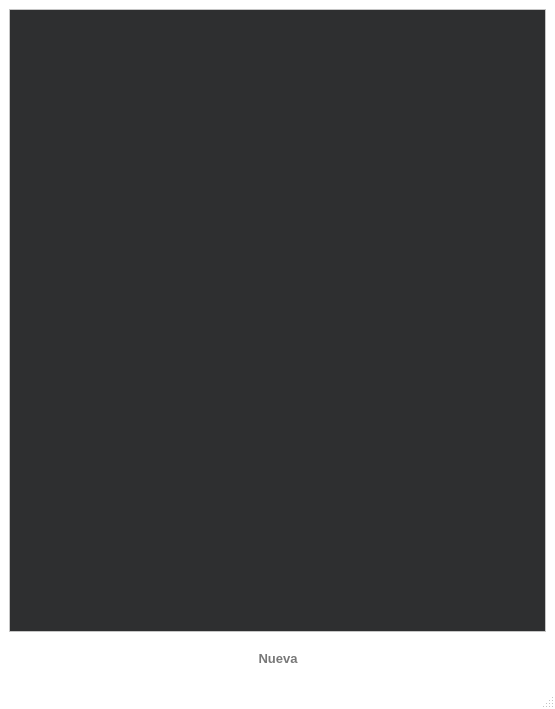
<?xml version="1.0" encoding="UTF-8"?>
<ui version="4.0">
 <class>Screen_Table_Marcas</class>
 <widget class="QMainWindow" name="Screen_Table_Marcas">
  <property name="geometry">
   <rect>
    <x>0</x>
    <y>0</y>
    <width>555</width>
    <height>709</height>
   </rect>
  </property>
  <property name="palette">
   <palette>
    <active>
     <colorrole role="Base">
      <brush brushstyle="SolidPattern">
       <color alpha="255">
        <red>46</red>
        <green>47</green>
        <blue>48</blue>
       </color>
      </brush>
     </colorrole>
     <colorrole role="Window">
      <brush brushstyle="SolidPattern">
       <color alpha="255">
        <red>255</red>
        <green>255</green>
        <blue>255</blue>
       </color>
      </brush>
     </colorrole>
    </active>
    <inactive>
     <colorrole role="Base">
      <brush brushstyle="SolidPattern">
       <color alpha="255">
        <red>46</red>
        <green>47</green>
        <blue>48</blue>
       </color>
      </brush>
     </colorrole>
     <colorrole role="Window">
      <brush brushstyle="SolidPattern">
       <color alpha="255">
        <red>255</red>
        <green>255</green>
        <blue>255</blue>
       </color>
      </brush>
     </colorrole>
    </inactive>
    <disabled>
     <colorrole role="Base">
      <brush brushstyle="SolidPattern">
       <color alpha="255">
        <red>255</red>
        <green>255</green>
        <blue>255</blue>
       </color>
      </brush>
     </colorrole>
     <colorrole role="Window">
      <brush brushstyle="SolidPattern">
       <color alpha="255">
        <red>255</red>
        <green>255</green>
        <blue>255</blue>
       </color>
      </brush>
     </colorrole>
    </disabled>
   </palette>
  </property>
  <property name="windowTitle">
   <string>MainWindow</string>
  </property>
  <widget class="QWidget" name="centralwidget">
   <layout class="QVBoxLayout" name="verticalLayout">
    <item>
     <widget class="QTableView" name="tableView">
      <property name="styleSheet">
       <string notr="true">font: 10pt &quot;Segoe UI&quot;;</string>
      </property>
     </widget>
    </item>
    <item>
     <layout class="QHBoxLayout" name="horizontalLayout">
      <item>
       <spacer name="horizontalSpacer">
        <property name="orientation">
         <enum>Qt::Horizontal</enum>
        </property>
        <property name="sizeHint" stdset="0">
         <size>
          <width>40</width>
          <height>20</height>
         </size>
        </property>
       </spacer>
      </item>
      <item>
       <widget class="QPushButton" name="pb_nueva">
        <property name="minimumSize">
         <size>
          <width>130</width>
          <height>40</height>
         </size>
        </property>
        <property name="maximumSize">
         <size>
          <width>130</width>
          <height>40</height>
         </size>
        </property>
        <property name="font">
         <font>
          <family>Segoe UI</family>
          <pointsize>10</pointsize>
          <weight>75</weight>
          <bold>true</bold>
         </font>
        </property>
        <property name="styleSheet">
         <string notr="true">border-radius: 10px;
color:rgb(120, 120, 120);</string>
        </property>
        <property name="text">
         <string>Nueva</string>
        </property>
        <property name="icon">
         <iconset resource="assets.qrc">
          <normaloff>:/icons/plus_blue.png</normaloff>:/icons/plus_blue.png</iconset>
        </property>
        <property name="iconSize">
         <size>
          <width>20</width>
          <height>20</height>
         </size>
        </property>
       </widget>
      </item>
      <item>
       <spacer name="horizontalSpacer_2">
        <property name="orientation">
         <enum>Qt::Horizontal</enum>
        </property>
        <property name="sizeHint" stdset="0">
         <size>
          <width>40</width>
          <height>20</height>
         </size>
        </property>
       </spacer>
      </item>
     </layout>
    </item>
   </layout>
  </widget>
  <widget class="QMenuBar" name="menubar">
   <property name="geometry">
    <rect>
     <x>0</x>
     <y>0</y>
     <width>555</width>
     <height>21</height>
    </rect>
   </property>
  </widget>
  <widget class="QStatusBar" name="statusbar"/>
 </widget>
 <resources>
  <include location="assets.qrc"/>
 </resources>
 <connections/>
</ui>
